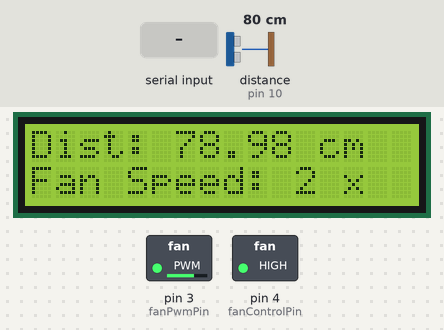
Recording of a sketch running on a simulated Arduino Uno, built with avr-gcc and run on an emulated ATmega328P. On the bench: 16×2 character LCD, switched loads named in the sketch (green lamp = pin HIGH). Wiring (inferred from the names in the program): ultrasonic range finder: trigger pin 9; echo pin 10. The test bench sets the inputs (shaded band); at power-on: distance to the obstacle (sensor on pin 10) 80 cm. The echo pulse lasts 58.3 µs per cm; EEPROM starts erased; pins used as bus, display or sensor lines are not drawn.

Above: at 2.2 s.
2.3 s: distance to the obstacle (sensor on pin 10) set to 120 cm
At 4.3 s:
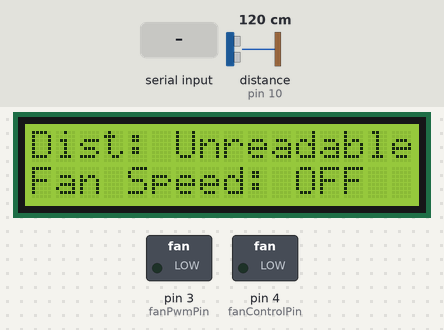
4.6 s: "CAMERA_MODE\n" received over Serial
At 5.1 s:
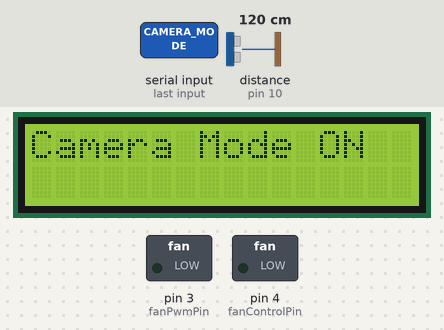
6.1 s: "1\n" received over Serial
At 7.3 s:
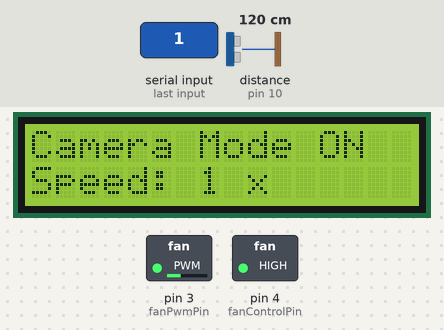
7.6 s: "EXIT\n" received over Serial
At 8.8 s:
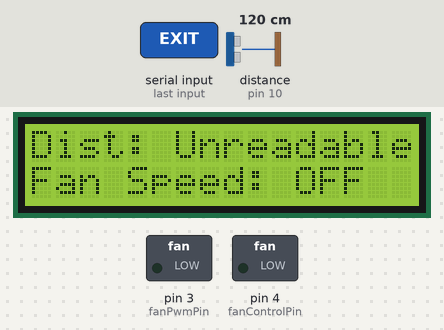
9.1 s: distance to the obstacle (sensor on pin 10) set to 105 cm
10.6 s: distance to the obstacle (sensor on pin 10) set to 98 cm
At 12.0 s:
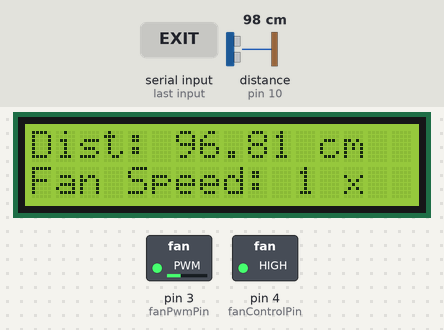
Timing chart, 0 to 13.6 s (numbered marks = the images above; inputs shaded):
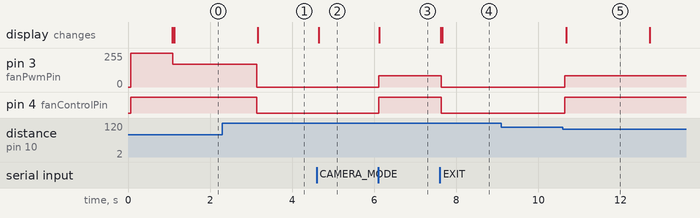

The sketch:

Arduino_Source_Code.ino
```cpp
#include <LiquidCrystal_I2C.h>
#include <avr/wdt.h>
#include <EEPROM.h> // Include EEPROM library

LiquidCrystal_I2C lcd(0x27, 16, 2);

const int trigPin = 9;
const int echoPin = 10;
const int fanControlPin = 4; // MOSFET Gate control
const int fanPwmPin = 3;     // Fan PWM (2510) control

bool fanState = false; // Variable to track the fan's state
int fanSpeed = 0;      // Variable to track the fan's PWM speed (0 to 255)
int fingerCount = 0;
bool cameraMode = false;

void setup() {
  Serial.begin(9600);
  lcd.begin(16, 2);
  lcd.backlight();

  pinMode(trigPin, OUTPUT);
  pinMode(echoPin, INPUT);
  pinMode(fanControlPin, OUTPUT); // MOSFET Gate
  pinMode(fanPwmPin, OUTPUT);     // PWM control for fan

  // Load fan state and speed from EEPROM
  fanState = EEPROM.read(0);              // Read fan state from address 0
  fanSpeed = EEPROM.read(1);              // Read fan speed from address 1
  fanSpeed = constrain(fanSpeed, 0, 255); // Ensure valid PWM range
  digitalWrite(fanControlPin, fanState ? HIGH : LOW);
  analogWrite(fanPwmPin, fanSpeed);

  lcd.setCursor(0, 0);
  lcd.print("Refreshing...");
  delay(1000);
  lcd.clear();
}

void loop() {
  // Handle Serial Commands for Camera Mode
  if (Serial.available() > 0) {
    String command = Serial.readStringUntil('\n');
    if (command == "CAMERA_MODE") {
      cameraMode = true;
      lcd.clear();
      lcd.setCursor(0, 0);
      lcd.print("Camera Mode ON");
      setFanState(false, 0); // Turn off fan
    } else if (command == "EXIT") {
      cameraMode = false;
      lcd.clear();
      lcd.setCursor(0, 0);
      lcd.print("Ultrasonic Mode");
    } else if (cameraMode) {
      fingerCount = command.toInt();
      int pwmValue = 0;

      if (fingerCount == 1) {
        pwmValue = 85; // Low speed
        lcd.setCursor(0, 1);
        lcd.print("Speed: 1 x   ");
      } else if (fingerCount == 2) {
        pwmValue = 170; // Medium speed
        lcd.setCursor(0, 1);
        lcd.print("Speed: 2 x   ");
      } else if (fingerCount == 3) {
        pwmValue = 255; // Max speed
        lcd.setCursor(0, 1);
        lcd.print("Speed: 3 x   ");
      } else {
        pwmValue = 0; // Turn off fan
        lcd.setCursor(0, 1);
        lcd.print("Speed: OFF   ");
      }

      if (pwmValue > 0) {
        setFanState(true, pwmValue); // Turn on MOSFET with speed
      } else {
        setFanState(false, 0); // Turn off MOSFET
      }
    }
  }

  // Ultrasonic Mode
  if (!cameraMode) {
    digitalWrite(trigPin, LOW);
    delayMicroseconds(2);
    digitalWrite(trigPin, HIGH);
    delayMicroseconds(10);
    digitalWrite(trigPin, LOW);

    long duration = pulseIn(echoPin, HIGH, 30000);
    float distanceCm = (duration > 0) ? duration * 0.034 / 2 : -1;

    int pwmValue = 0;
    int speed = 0;

    if (distanceCm > 100 || distanceCm < 0) {
      setFanState(false, 0); // Turn off fan
      speed = 0;
    } else {
      if (distanceCm > 90) {
        pwmValue = 85; // Low speed
        speed = 1;
      } else if (distanceCm > 70) {
        pwmValue = 170; // Medium speed
        speed = 2;
      } else {
        pwmValue = 255; // High speed
        speed = 3;
      }
      setFanState(true, pwmValue); // Turn on fan with speed
    }

    if (speed == 0) {
      lcd.setCursor(0, 0);
      lcd.print("Dist: Unreadable");
      lcd.setCursor(0, 1);
      lcd.print("Fan Speed: OFF");
    } else {
      lcd.setCursor(0, 0);
      lcd.print("Dist: ");
      lcd.print(distanceCm, 2);
      lcd.print(" cm         ");

      lcd.setCursor(0, 1);
      lcd.print("Fan Speed: ");
      lcd.print(speed);
      lcd.print(" x");
      delay(2000);
    }

  }
}

// Function to set fan state and speed, and save them to EEPROM
void setFanState(bool state, int speed) {
  fanState = state;
  fanSpeed = speed;
  digitalWrite(fanControlPin, state ? HIGH : LOW);
  analogWrite(fanPwmPin, speed);

  EEPROM.update(0, state); // Save state to EEPROM
  EEPROM.update(1, speed); // Save speed to EEPROM
}
```

Measured:
- the behaviour switches between 102 and 101 cm on distance to the obstacle (sensor on pin 10) (found by bisection; images 4 and 5)
- after the input at 2.3 s, pin 3 (fanPwmPin): 170/255 → 0/255 after 0.83 s; pin 4 (fanControlPin): HIGH → LOW after 0.83 s; the display: changes after 0.86 s (image 1)
- after the input at 4.6 s, the display: changes after 0.05 s (image 2)
- after the input at 6.1 s, pin 3 (fanPwmPin): 0/255 → 85/255 at once; pin 4 (fanControlPin): LOW → HIGH at once; the display: changes at once (image 3)
- after the input at 7.6 s, pin 3 (fanPwmPin): 85/255 → 0/255 at once; pin 4 (fanControlPin): HIGH → LOW at once; the display: first changes at once (image 4 shows a later state)
- after the input at 9.1 s, every drawn part: stays the same
- after the input at 10.6 s, pin 3 (fanPwmPin): 0/255 → 85/255 at once; pin 4 (fanControlPin): LOW → HIGH at once; the display: changes after 0.08 s (image 5)
- what the display in image 5 shows lasts 2.0 s, from 10.7 s to 12.7 s
